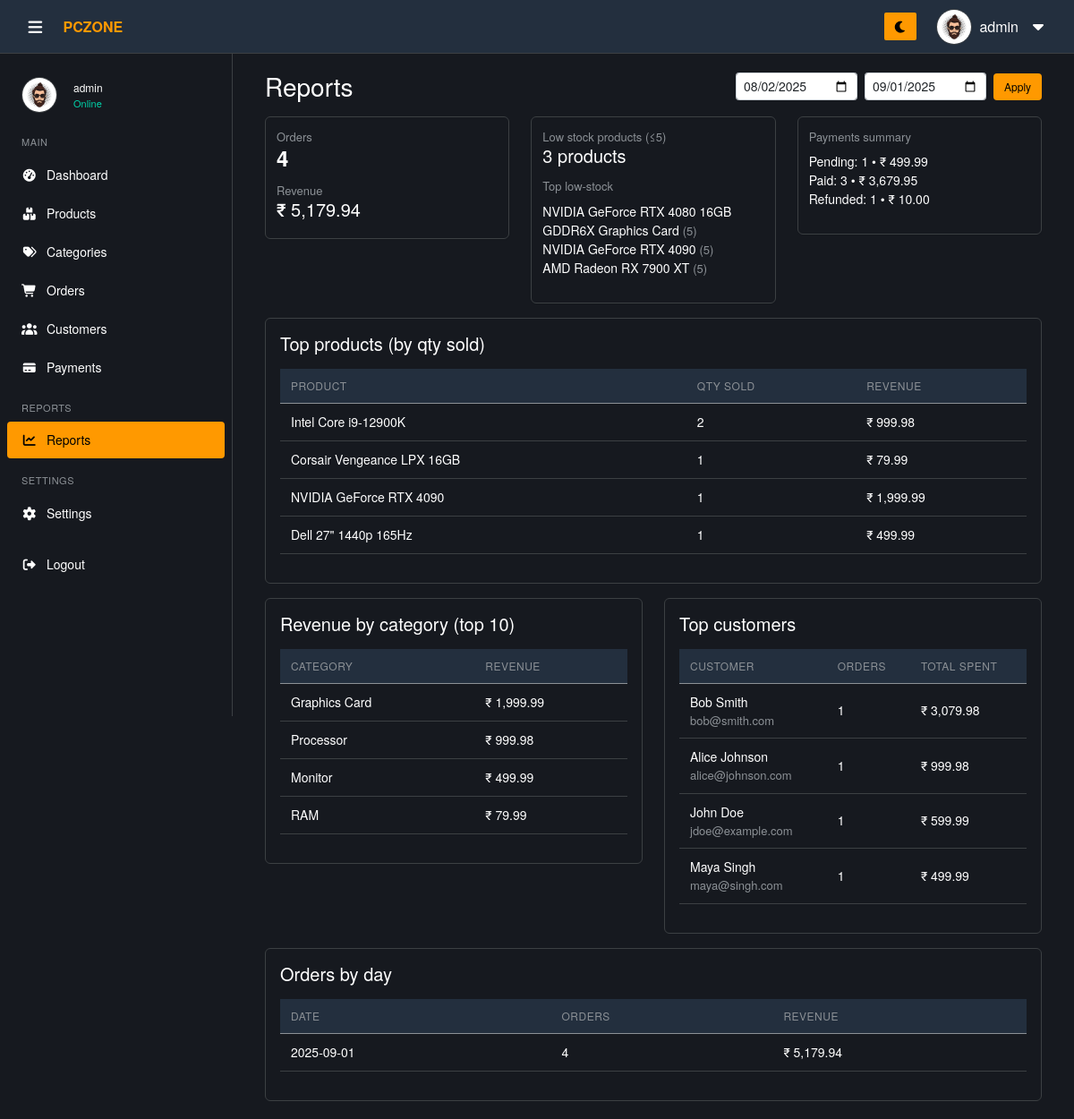
Page /admin/pages/reports.php (signed in) on the committed database.
### tables this page shows
CREATE TABLE IF NOT EXISTS products (
    product_id  INT AUTO_INCREMENT PRIMARY KEY,
    product_name VARCHAR(250) NOT NULL,
    sku VARCHAR(50) UNIQUE,
    slug VARCHAR(250) UNIQUE,
    description TEXT,
    price DECIMAL(10, 2) NOT NULL,
    discount DECIMAL(6,2) DEFAULT 0,
    stock INT DEFAULT 0,
    weight DECIMAL(6,2),
    rating FLOAT DEFAULT 0,
    brand_id INT,
    category_id INT,
    platform ENUM('intel','amd','both','none') NOT NULL DEFAULT 'none',
    is_featured BOOLEAN DEFAULT 0,
    is_active BOOLEAN DEFAULT 1,
    created_at TIMESTAMP DEFAULT CURRENT_TIMESTAMP,
    updated_at TIMESTAMP DEFAULT CURRENT_TIMESTAMP ON UPDATE CURRENT_TIMESTAMP,
    FOREIGN KEY (category_id) REFERENCES categories(category_id) ON DELETE CASCADE,
    FOREIGN KEY (brand_id)     REFERENCES brands(brand_id)     ON DELETE CASCADE
);

CREATE TABLE IF NOT EXISTS categories (
    category_id INT AUTO_INCREMENT PRIMARY KEY,
    category_name VARCHAR(100) NOT NULL UNIQUE,
    parent_id INT DEFAULT NULL,
    icon_image VARCHAR(255) DEFAULT NULL,    
    level INT DEFAULT 0,
    slug VARCHAR(250) UNIQUE,
    status ENUM('active','inactive') NOT NULL DEFAULT 'active',
    sort_order INT DEFAULT 9999,
    created_at TIMESTAMP DEFAULT CURRENT_TIMESTAMP,
    updated_at TIMESTAMP DEFAULT CURRENT_TIMESTAMP ON UPDATE CURRENT_TIMESTAMP,
    FOREIGN KEY (parent_id) REFERENCES categories(category_id) ON DELETE SET NULL
);

CREATE TABLE IF NOT EXISTS customers (
    customer_id INT AUTO_INCREMENT PRIMARY KEY,
    first_name VARCHAR(100) NOT NULL,
    last_name VARCHAR(100) NOT NULL,
    email VARCHAR(150) NOT NULL UNIQUE,
    phone VARCHAR(20),
    password VARCHAR(255) NOT NULL,
    date_of_birth DATE DEFAULT NULL,
    gender ENUM('Male','Female','Other') DEFAULT NULL,
    profile_image VARCHAR(255) DEFAULT NULL,
    newsletter_subscribed BOOLEAN DEFAULT FALSE,
    status ENUM('active','inactive','banned') DEFAULT 'active',
    last_login DATETIME DEFAULT NULL,
    created_at DATETIME DEFAULT CURRENT_TIMESTAMP,
    updated_at DATETIME DEFAULT CURRENT_TIMESTAMP ON UPDATE CURRENT_TIMESTAMP
);

### admin/pages/reports.php (the view, shortened to what this page needs)
<?php
require_once '../includes/db_connect.php';
function h($s)
{
  return htmlspecialchars((string)$s, ENT_QUOTES, 'UTF-8');
}
$from = $_GET['from'] ?? date('Y-m-d', strtotime('-30 days'));
$to = $_GET['to'] ?? date('Y-m-d');
$from_dt = $from . ' 00:00:00';
$to_dt = $to . ' 23:59:59';
$stmt = mysqli_prepare($conn, "SELECT COUNT(*) AS orders_count, COALESCE(SUM(total_amount),0) AS revenue FROM orders WHERE order_date BETWEEN ? AND ?");
mysqli_stmt_bind_param($stmt, 'ss', $from_dt, $to_dt);
mysqli_stmt_execute($stmt);
$res = mysqli_stmt_get_result($stmt);
$summ = mysqli_fetch_assoc($res) ?: ['orders_count' => 0, 'revenue' => 0];
$stmt = mysqli_prepare($conn, "SELECT DATE(order_date) AS day, COUNT(*) AS orders_count, COALESCE(SUM(total_amount),0) AS revenue FROM orders WHERE order_date BETWEEN ? AND ? GROUP BY day ORDER BY day ASC");
mysqli_stmt_bind_param($stmt, 'ss', $from_dt, $to_dt);
mysqli_stmt_execute($stmt);
$res = mysqli_stmt_get_result($stmt);
$orders_by_day = mysqli_fetch_all($res, MYSQLI_ASSOC);
$stmt = mysqli_prepare($conn, "SELECT c.category_id, c.category_name, COALESCE(SUM(oi.total_price),0) AS revenue
  FROM order_items oi
  JOIN products p ON p.product_id = oi.product_id
  JOIN categories c ON c.category_id = p.category_id
  JOIN orders o ON o.order_id = oi.order_id
  WHERE o.order_date BETWEEN ? AND ?
  GROUP BY c.category_id
  ORDER BY revenue DESC
  LIMIT 10");
mysqli_stmt_bind_param($stmt, 'ss', $from_dt, $to_dt);
mysqli_stmt_execute($stmt);
$res = mysqli_stmt_get_result($stmt);
$by_category = mysqli_fetch_all($res, MYSQLI_ASSOC);
$stmt = mysqli_prepare($conn, "SELECT p.product_id, p.product_name, COALESCE(SUM(oi.quantity),0) AS qty_sold, COALESCE(SUM(oi.total_price),0) AS revenue
  FROM order_items oi
  JOIN products p ON p.product_id = oi.product_id
  JOIN orders o ON o.order_id = oi.order_id
  WHERE o.order_date BETWEEN ? AND ?
  GROUP BY p.product_id
  ORDER BY qty_sold DESC
  LIMIT 10");
mysqli_stmt_bind_param($stmt, 'ss', $from_dt, $to_dt);
mysqli_stmt_execute($stmt);
$res = mysqli_stmt_get_result($stmt);
$top_products = mysqli_fetch_all($res, MYSQLI_ASSOC);
$stmt = mysqli_prepare($conn, "SELECT payment_status, COUNT(*) AS cnt, COALESCE(SUM(amount),0) AS total_amount FROM payments p JOIN orders o ON o.order_id = p.order_id WHERE p.created_at BETWEEN ? AND ? GROUP BY payment_status");
mysqli_stmt_bind_param($stmt, 'ss', $from_dt, $to_dt);
mysqli_stmt_execute($stmt);
$res = mysqli_stmt_get_result($stmt);
$payments_summary = mysqli_fetch_all($res, MYSQLI_ASSOC);
$stmt = mysqli_prepare($conn, "SELECT c.customer_id, CONCAT(c.first_name,' ',c.last_name) AS name, c.email, COUNT(o.order_id) AS orders_count, COALESCE(SUM(o.total_amount),0) AS total_spent
  FROM orders o
  JOIN customers c ON c.customer_id = o.customer_id
  WHERE o.order_date BETWEEN ? AND ?
  GROUP BY c.customer_id
  ORDER BY total_spent DESC
  LIMIT 10");
mysqli_stmt_bind_param($stmt, 'ss', $from_dt, $to_dt);
mysqli_stmt_execute($stmt);
$res = mysqli_stmt_get_result($stmt);
$top_customers = mysqli_fetch_all($res, MYSQLI_ASSOC);
$stmt = mysqli_prepare($conn, "SELECT product_id, product_name, stock FROM products WHERE stock <= 5 ORDER BY stock ASC LIMIT 50");
mysqli_stmt_execute($stmt);
$res = mysqli_stmt_get_result($stmt);
$low_stock = mysqli_fetch_all($res, MYSQLI_ASSOC);
?>
<!doctype html>
<html lang="en">
<head>
  <link rel="stylesheet" href="../assets/vendor/bootstrap/css/bootstrap.min.css">
  <link rel="stylesheet" href="../assets/vendor/fontawesome/css/all.min.css">
  <link rel="stylesheet" href="../assets/css/style.css">
</head>
<body>
  <?php
  include '../includes/header.php';
  include '../includes/sidebar.php'; ?>
  <main class="main-content pt-5 mt-4">
    <div class="container mt-2">
      <div class="d-flex justify-content-between align-items-center mb-3">
        <h3 class="mb-0">Reports</h3>
        <form method="get" class="d-flex gap-2 align-items-center">
          <input type="date" name="from" value="<?= h($from) ?>" class="form-control form-control-sm">
          <input type="date" name="to" value="<?= h($to) ?>" class="form-control form-control-sm">
          <button class="btn btn-add">Apply</button>
        </form>
      </div>
      <div class="row gy-3">
        <div class="col-lg-4">
          <div class="card report-card">
            <div class="small-muted">Orders</div>
            <div class="h4 fw-bold"><?= (int)$summ['orders_count'] ?></div>
            <div class="small-muted mt-1">Revenue</div>
            <div class="h5">₹ <?= number_format((float)$summ['revenue'], 2) ?></div>
          </div>
        </div>
        <div class="col-lg-4">
          <div class="card report-card">
            <div class="small-muted">Low stock products (≤5)</div>
            <div class="h5"><?= count($low_stock) ?> products</div>
            <div class="small-muted mt-1">Top low-stock</div>
            <?php if (count($low_stock)): ?>
              <ul class="list-unstyled small mt-2">
                <?php foreach (array_slice($low_stock, 0, 5) as $ls): ?>
                  <li><?= h($ls['product_name']) ?> <span class="small-muted">(<?= (int)$ls['stock'] ?>)</span></li>
                <?php endforeach; ?>
              </ul>
            <?php else: ?>
              <div class="small-muted mt-2">None</div>
            <?php endif; ?>
          </div>
        </div>
        <div class="col-lg-4">
          <div class="card report-card">
            <div class="small-muted">Payments summary</div>
            <div class="mt-2">
              <?php if (count($payments_summary)): ?>
                <ul class="list-unstyled small">
                  <?php foreach ($payments_summary as $ps): ?>
                    <li><?= h($ps['payment_status']) ?>: <?= (int)$ps['cnt'] ?> • ₹ <?= number_format((float)$ps['total_amount'], 2) ?></li>
                  <?php endforeach; ?>
                </ul>
              <?php else: ?>
                <div class="small-muted">No payments</div>
              <?php endif; ?>
            </div>
          </div>
        </div>
        <div class="col-12">
          <div class="theme-card p-3">
            <h5 class="mb-3">Top products (by qty sold)</h5>
            <div class="table-responsive">
              <table class="data-table table w-100">
                <thead>
                  <tr>
                    <th>Product</th>
                    <th>Qty Sold</th>
                    <th>Revenue</th>
                  </tr>
                </thead>
                <tbody>
                  <?php if (count($top_products)): foreach ($top_products as $tp): ?>
                      <tr>
                        <td><?= h($tp['product_name']) ?></td>
                        <td><?= (int)$tp['qty_sold'] ?></td>
                        <td>₹ <?= number_format((float)$tp['revenue'], 2) ?></td>
                      </tr>
                    <?php endforeach;
                  else: ?>
                    <tr>
                      <td colspan="3" class="small-muted">No sales in range.</td>
                    </tr>
                  <?php endif; ?>
                </tbody>
              </table>
            </div>
          </div>
        </div>
        <div class="col-md-6">
          <div class="theme-card p-3">
            <h5 class="mb-3">Revenue by category (top 10)</h5>
            <div class="table-responsive">
              <table class="data-table table w-100">
                <thead>
                  <tr>
                    <th>Category</th>
                    <th>Revenue</th>
                  </tr>
                </thead>
                <tbody>
                  <?php if (count($by_category)): foreach ($by_category as $c): ?>
                      <tr>
                        <td><?= h($c['category_name']) ?></td>
                        <td>₹ <?= number_format((float)$c['revenue'], 2) ?></td>
                      </tr>
                    <?php endforeach;
                  else: ?>
                    <tr>
                      <td colspan="2" class="small-muted">No data</td>
                    </tr>
                  <?php endif; ?>
                </tbody>
              </table>
            </div>
          </div>
        </div>
        <div class="col-md-6">
          <div class="theme-card p-3">
            <h5 class="mb-3">Top customers</h5>
            <div class="table-responsive">
              <table class="data-table table w-100">
                <thead>
                  <tr>
                    <th>Customer</th>
                    <th>Orders</th>
                    <th>Total Spent</th>
                  </tr>
                </thead>
                <tbody>
                  <?php if (count($top_customers)): foreach ($top_customers as $tc): ?>
                      <tr>
                        <td><?= h($tc['name']) ?><div class="small-muted"><?= h($tc['email']) ?></div>
                        </td>
                        <td><?= (int)$tc['orders_count'] ?></td>
                        <td>₹ <?= number_format((float)$tc['total_spent'], 2) ?></td>
                      </tr>
                    <?php endforeach;
                  else: ?>
                    <tr>
                      <td colspan="3" class="small-muted">No data</td>
                    </tr>
                  <?php endif; ?>
                </tbody>
              </table>
            </div>
          </div>
        </div>
        <div class="col-12">
          <div class="theme-card p-3">
            <h5 class="mb-3">Orders by day</h5>
            <div class="table-responsive">
              <table class="data-table table w-100">
                <thead>
                  <tr>
                    <th>Date</th>
                    <th>Orders</th>
                    <th>Revenue</th>
                  </tr>
                </thead>
                <tbody>
                  <?php if (count($orders_by_day)): foreach ($orders_by_day as $d): ?>
                      <tr>
                        <td><?= h($d['day']) ?></td>
                        <td><?= (int)$d['orders_count'] ?></td>
                        <td>₹ <?= number_format((float)$d['revenue'], 2) ?></td>
                      </tr>
                    <?php endforeach;
                  else: ?>
                    <tr>
                      <td colspan="3" class="small-muted">No orders</td>
                    </tr>
                  <?php endif; ?>
                </tbody>
              </table>
            </div>
          </div>
        </div>
      </div>
    </div>
  </main>
</body>
</html>

### admin/assets/css/style.css (style rules this page uses)
* { margin: 0; padding: 0; box-sizing: border-box; }
html, body { height: 100%; }
body { font-family: "Amazon Ember", "Helvetica Neue", Roboto, Arial, sans-serif; font-size: 16px; line-height: 1.5; background-color: var(--bg-body); color: var(--text-color); }
:root { --bg-body: #16191f; --bg-header: #232f3e; --bg-sidebar: #16191f; --bg-section: #16191f; --bg-card: #16191f; --bg-dropdown: #232f3e; --bg-input: #0d1117; --text-color: #ffffff; --text-muted: #8c9196; --text-secondary: #8c9196; --border-color: #3c4043; --primary: #ff9900; --primary-hover: #ffad33; --primary-text: #000000; --hover-bg: #2a3139; --hover-light: rgba(255, 255, 255, 0.05); --hover-dark: rgba(0, 0, 0, 0.05); --table-header: #232f3e; --scroll-track: #16191f; --transition: all 0.3s ease; }
.main-content { margin-left: 260px; padding: 20px 24px; padding-top: 78px; min-height: 100vh; width: calc(100% - 260px); transition: margin-left 0.3s, width 0.3s; display: flex; flex-direction: column; align-items: stretch; box-sizing: border-box; background-color: var(--bg-body); }
.data-table, .product-table { width: 100%; border-collapse: collapse; font-size: 14px; }
.data-table th, .data-table td, .product-table th, .product-table td { padding: 10px 12px; text-align: left; border-bottom: 1px solid var(--border-color); color: var(--text-color); vertical-align: middle; }
.data-table th { background-color: var(--table-header); color: var(--text-muted); font-weight: 500; font-size: 12px; text-transform: uppercase; letter-spacing: 0.5px; }
.btn-add { background-color: var(--primary); color: var(--primary-text); padding: 6px 12px; border-radius: 4px; text-decoration: none; font-weight: 500; font-size: 12px; display: inline-flex; align-items: center; gap: 6px; border: none; cursor: pointer; }
.theme-card { background-color: var(--bg-card); border: 1px solid var(--border-color); color: var(--text-color); border-radius: 6px; box-shadow: none; }
.card { box-shadow: 0 1px 2px rgba(0, 0, 0, 0.05); }
.theme-card .table-responsive, .theme-card .table-container { background: transparent; border: none; }

### admin/pages/reports.php (style rules this page uses)
.report-card { border-radius: 6px; background: var(--bg-card); border: 1px solid var(--border-color); padding: 12px }
.small-muted { color: var(--text-muted); font-size: 13px }

### rows in the picture
products: product_name "NVIDIA GeForce RTX 4080 16GB GDDR6X Graphics Card", stock "5"
products: product_name "NVIDIA GeForce RTX 4090", stock "5", qty_sold "1", revenue "1,999.99"
products: product_name "AMD Radeon RX 7900 XT", stock "5"
products: product_name "Intel Core i9-12900K", qty_sold "2", revenue "999.98"
products: product_name "Corsair Vengeance LPX 16GB", qty_sold "1", revenue "79.99"
products: product_name "Dell 27\" 1440p 165Hz", qty_sold "1", revenue "499.99"
categories: category_name "Graphics Card", revenue "1,999.99"
categories: category_name "Processor", revenue "999.98"
categories: category_name "Monitor", revenue "499.99"
categories: category_name "RAM", revenue "79.99"
customers: name "Bob Smith", email "bob@smith.com", orders_count "1", total_spent "3,079.98"
customers: name "Alice Johnson", email "alice@johnson.com", orders_count "1", total_spent "999.98"
customers: name "John Doe", email "jdoe@example.com", orders_count "1", total_spent "599.99"
customers: name "Maya Singh", email "maya@singh.com", orders_count "1", total_spent "499.99"

### other values in the picture
$userName "admin"
$_SESSION['full_name'] "admin"
$summ['orders_count'] "4"
$summ['revenue'] "5,179.94"
count($low_stock) "3"
$ps['payment_status'] "Pending"
$ps['cnt'] "1"
$ps['total_amount'] "499.99"
$ps['payment_status'] "Paid"
$ps['cnt'] "3"
$ps['total_amount'] "3,679.95"
$ps['payment_status'] "Refunded"
$ps['total_amount'] "10.00"
$d['day'] "2025-09-01"
$d['orders_count'] "4"
